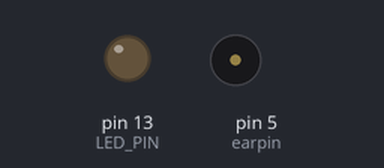
This sketch was run on a simulated Arduino Uno, built with avr-gcc and run on an emulated ATmega328P. Parts: output pins drawn as LEDs (lit = HIGH), buzzer (waves = sounding). Random numbers use the default seed unless the sketch sets one.

Above: at 0.1 s.
At 36.3 s:
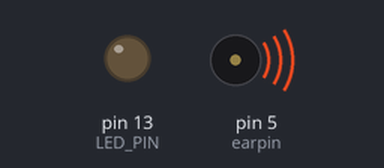
Timing chart, 0 to 40.0 s (numbered marks = the images above):
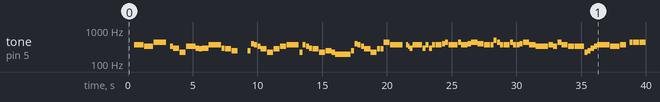

Measured:
- by itself, tone on pin 5 (earpin): plays 370 Hz for 0.71 s, 330 Hz for 0.71 s, 440 Hz for 0.95 s, 330 Hz for 0.24 s, 294 Hz for 0.47 s, 220 Hz for 0.47 s … (100 notes in this stretch)

The sketch:

justMusic.ino
```cpp
//note
#define nB0  31
#define nC1  33
#define nCS1 35
#define nD1  37
#define nDS1 39
#define nE1  41
#define nF1  44
#define nFS1 46
#define nG1  49
#define nGS1 52
#define nA1  55
#define nAS1 58
#define nB1  62
#define nC2  65
#define nCS2 69
#define nD2  73
#define nDS2 78
#define nE2  82
#define nF2  87
#define nFS2 93
#define nG2  98
#define nGS2 104
#define nA2  110
#define nAS2 117
#define nB2  123
#define nC3  131
#define nCS3 139
#define nD3  147
#define nDS3 156
#define nE3  165
#define nF3  175
#define nFS3 185
#define nG3  196
#define nGS3 208
#define nA3  220
#define nAS3 233
#define nB3  247
#define nC4  262
#define nCS4 277
#define nD4  294
#define nDS4 311
#define nE4  330
#define nF4  349
#define nFS4 370
#define nG4  392
#define nGS4 415
#define nA4  440
#define nAS4 466
#define nB4  494
#define nC5  523
#define nCS5 554
#define nD5  587
#define nDS5 622
#define nE5  659
#define nF5  698
#define nFS5 740
#define nG5  784
#define nGS5 831
#define nA5  880
#define nAS5 932
#define nB5  988
#define nC6  1047
#define nCS6 1109
#define nD6  1175
#define nDS6 1245
#define nE6  1319
#define nF6  1397
#define nFS6 1480
#define nG6  1568
#define nGS6 1661
#define nA6  1760
#define nAS6 1865
#define nB6  1976
#define nC7  2093
#define nCS7 2217
#define nD7  2349
#define nDS7 2489
#define nE7  2637
#define nF7  2794
#define nFS7 2960
#define nG7  3136
#define nGS7 3322
#define nA7  3520
#define nAS7 3729
#define nB7  3951
#define nC8  4186
#define nCS8 4435
#define nD8  4699
#define nDS8 4978
#define rest 0

//blink variable
#define LED_PIN 13
bool blinkState=false;
int dt=1000;

//earphone variable
int bpm=120;
int songBpm[]={104,168,119};
#define earpin 5
#define songCount 3 //kalau jumlahnya diubh, ubh jg fungsi chooseSong(int choosed) dan array songLength[]

const PROGMEM int song0[]={0,4,
  //twinkle twinkle little star
  nC4,4, nC4,4, nG4,4, nG4,4, nA4,4, nA4,4, nG4,2,  nF4,4, nF4,4, nE4,4, nE4,4, nD4,4, nD4,4, nC4,2,
  nG4,4, nG4,4, nF4,4, nF4,4, nE4,4, nE4,4, nD4,2,  nG4,4, nG4,4, nF4,4, nF4,4, nE4,4, nE4,4, nD4,2,
  nC4,4, nC4,4, nG4,4, nG4,4, nA4,4, nA4,4, nG4,2,  nF4,4, nF4,4, nE4,4, nE4,4, nD4,4, nD4,4, nC4,2,
0,4};

const PROGMEM int song1[] = {0,4,
  // Super Mario Bros theme
  nE5,8, nE5,8, rest,8, nE5,8, rest,8, nC5,8, nE5,8, //1
  nG5,4, rest,4, nG4,8, rest,4,
  nC5,-4, nG4,8, rest,4, nE4,-4, // 3
  nA4,4, nB4,4, nAS4,8, nA4,4,
  nG4,-8, nE5,-8, nG5,-8, nA5,4, nF5,8, nG5,8,
  rest,8, nE5,4,nC5,8, nD5,8, nB4,-4,
  nC5,-4, nG4,8, rest,4, nE4,-4, // repeats from 3
  nA4,4, nB4,4, nAS4,8, nA4,4,
  nG4,-8, nE5,-8, nG5,-8, nA5,4, nF5,8, nG5,8,
  rest,8, nE5,4,nC5,8, nD5,8, nB4,-4,


  rest,4, nG5,8, nFS5,8, nF5,8, nDS5,4, nE5,8,//7
  rest,8, nGS4,8, nA4,8, nC4,8, rest,8, nA4,8, nC5,8, nD5,8,
  rest,4, nDS5,4, rest,8, nD5,-4,
  nC5,2, rest,2,

  rest,4, nG5,8, nFS5,8, nF5,8, nDS5,4, nE5,8,//repeats from 7
  rest,8, nGS4,8, nA4,8, nC4,8, rest,8, nA4,8, nC5,8, nD5,8,
  rest,4, nDS5,4, rest,8, nD5,-4,
  nC5,2, rest,2,

  nC5,8, nC5,4, nC5,8, rest,8, nC5,8, nD5,4,//11
  nE5,8, nC5,4, nA4,8, nG4,2,

  nC5,8, nC5,4, nC5,8, rest,8, nC5,8, nD5,8, nE5,8,//13
  rest,1,
  nC5,8, nC5,4, nC5,8, rest,8, nC5,8, nD5,4,
  nE5,8, nC5,4, nA4,8, nG4,2,
  nE5,8, nE5,8, rest,8, nE5,8, rest,8, nC5,8, nE5,4,
  nG5,4, rest,4, nG4,4, rest,4,
  nC5,-4, nG4,8, rest,4, nE4,-4, // 19

  nA4,4, nB4,4, nAS4,8, nA4,4,
  nG4,-8, nE5,-8, nG5,-8, nA5,4, nF5,8, nG5,8,
  rest,8, nE5,4, nC5,8, nD5,8, nB4,-4,

  nC5,-4, nG4,8, rest,4, nE4,-4, // repeats from 19
  nA4,4, nB4,4, nAS4,8, nA4,4,
  nG4,-8, nE5,-8, nG5,-8, nA5,4, nF5,8, nG5,8,
  rest,8, nE5,4, nC5,8, nD5,8, nB4,-4,

  nE5,8, nC5,4, nG4,8, rest,4, nGS4,4,//23
  nA4,8, nF5,4, nF5,8, nA4,2,
  nD5,-8, nA5,-8, nA5,-8, nA5,-8, nG5,-8, nF5,-8,

  nE5,8, nC5,4, nA4,8, nG4,2, //26
  nE5,8, nC5,4, nG4,8, rest,4, nGS4,4,
  nA4,8, nF5,4, nF5,8, nA4,2,
  nB4,8, nF5,4, nF5,8, nF5,-8, nE5,-8, nD5,-8,
  nC5,8, nE4,4, nE4,8, nC4,2,

  nE5,8, nC5,4, nG4,8, rest,4, nGS4,4,//repeats from 23
  nA4,8, nF5,4, nF5,8, nA4,2,
  nD5,-8, nA5,-8, nA5,-8, nA5,-8, nG5,-8, nF5,-8,

  nE5,8, nC5,4, nA4,8, nG4,2, //26
  nE5,8, nC5,4, nG4,8, rest,4, nGS4,4,
  nA4,8, nF5,4, nF5,8, nA4,2,
  nB4,8, nF5,4, nF5,8, nF5,-8, nE5,-8, nD5,-8,
  nC5,8, nE4,4, nE4,8, nC4,2,
  nC5,8, nC5,4, nC5,8, rest,8, nC5,8, nD5,8, nE5,8,
  rest,1,

  nC5,8, nC5,4, nC5,8, rest,8, nC5,8, nD5,4, //33
  nE5,8, nC5,4, nA4,8, nG4,2,
  nE5,8, nE5,8, rest,8, nE5,8, rest,8, nC5,8, nE5,4,
  nG5,4, rest,4, nG4,4, rest,4,
  nE5,8, nC5,4, nG4,8, rest,4, nGS4,4,
  nA4,8, nF5,4, nF5,8, nA4,2,
  nD5,-8, nA5,-8, nA5,-8, nA5,-8, nG5,-8, nF5,-8,

  nE5,8, nC5,4, nA4,8, nG4,2, //40
  nE5,8, nC5,4, nG4,8, rest,4, nGS4,4,
  nA4,8, nF5,4, nF5,8, nA4,2,
  nB4,8, nF5,4, nF5,8, nF5,-8, nE5,-8, nD5,-8,
  nC5,8, nE4,4, nE4,8, nC4,2,

  //game over sound
  nC5,-4, nG4,-4, nE4,4, //45
  nA4,-8, nB4,-8, nA4,-8, nGS4,-8, nAS4,-8, nGS4,-8,
  nG4,8, nD4,8, nE4,-2,

0,4};

const PROGMEM int song2[]{0,4,
  // FIFTY FIFTY — Cupid Twin Ver.
  nFS4,-4, nE4,-4, nA4,2,
  rest,8, nE4,8, nD4,4, nA3,4,
  nE4,-4, nD4,8, nCS4,8, nD4,4, nFS4,2,
  nD4,8, nCS4,4, nB3,4,

  //bait 1
  rest,-4, nB3,8, nG4,8, nFS4,8, nE4,8, nCS4,4,
  nA3,4, nCS4,4, nE4,4, nFS4,2,
  nA3,8, nFS4,8, nE4,8, nD4,8, nCS4,4,
  nA3,4, nB3,4, nA3,8, nG3,8, nG3,2,

  nB3,8, nG4,8, nFS4,8, nE4,8, nCS4,4,
  nA3,4, nCS4,8, nCS4,8, nA4,4, nFS4,2,
  rest,8, nFS4,16, nE4,16, nD4,8, nFS4,-4,
  nD4,8, nFS4,8, nD4,8, nFS4,8, nFS4,8, nFS4,8, nG4,8,

  //reff
  nA4,8, nFS4,8, nFS4,4, nA4,8, nFS4,8, nFS4,8, nG4,8,
  nA4,8, nA4,8, nG4,8, nG4,8, nFS4,8, nFS4,8, nFS4,8, nB4,8,
  nA4,8, nFS4,8, nFS4,4, nA4,8, nFS4,8, nFS4,8, nG4,8,
  nA4,8, nA4,8, nFS4,8, nFS4,8, nE4,2,

  nFS4,6, nE4,6, nA4,6, nFS4,4, nE4,4,
  nE4,-4, nA3,8, nB3,8, nD4,8, nE4,8, nFS4,8,
  nFS4,-4, nE4,-4, nFS4,4,
  rest,8, nA4,8, nA4,8, nA4,8, nA4,8, nA4,8, nA4,8, nA4,8,

  nB4,4, nFS4,2, rest,4,
  rest,8, nA4,8, nA4,8, nA4,8, nA4,8, nA4,8, nA4,8, nA4,8,
  nB4,4, nFS4,4, nE4,4, rest,4,
  rest,2, nFS4,8, nE4,8, nD4,8, nCS4,8,

  nB3,4, nD4,4, nE4,4, nFS4,8, nA4,4,
  nA4,8, nFS4,8, nE4,8, nE4,8, nA3,8, rest,8, nCS5,-4,
  nD5,8, nA4,-4, nB4,8, nFS4,2,
  rest,8, rest,2,

  //bait 2 (sounds weird)
  rest,-4, nB3,8, nG4,8, nFS4,8, nE4,8, nCS4,4,
  nA3,4, nCS4,4, nE4,4, nFS4,2,
  nA3,8, nFS4,8, nE4,8, nD4,8, nCS4,4,
  nD4,8, nCS4,4, nB3,4,

  nE4,12, nFS4,12, nD4,12, nE4,12, nFS4,12, nD4,12, nFS4,4, nFS5,8, nA3,8,
  nE4,12, nFS4,12, nD4,12, nE4,12, nFS4,12, nD4,12, nE4,8, nA3,4, nA3,8,
  nE4,12, nFS4,12, nD4,12, nE4,12, nFS4,12, nD4,12, nFS4,8, nA4,8, nFS4,8, nE4,8,
  nFS4,8, nD4,4, nA4,4, nFS4,8, nFS4,8, nG4,8,

  //reff
  nA4,8, nFS4,8, nFS4,4, nA4,8, nFS4,8, nFS4,8, nG4,8,
  nA4,8, nA4,8, nG4,8, nG4,8, nFS4,8, nFS4,8, nFS4,8, nB4,8,
  nA4,8, nFS4,8, nFS4,4, nA4,8, nFS4,8, nFS4,8, nG4,8,
  nA4,8, nA4,8, nFS4,8, nFS4,8, nE4,2,

  nFS4,6, nE4,6, nA4,6, nFS4,4, nE4,4,
  nE4,-4, nA3,8, nB3,8, nD4,8, nE4,8, nFS4,8,
  nFS4,-4, nE4,-4, nFS4,4,
  rest,8, nA4,8, nA4,8, nA4,8, nA4,8, nA4,8, nA4,8, nA4,8,

  nB4,4, nFS4,2, rest,4,
  rest,8, nA4,8, nA4,8, nA4,8, nA4,8, nA4,8, nA4,8, nA4,8,
  nB4,4, nFS4,4, nE4,4, rest,4,
  rest,2, nFS4,8, nE4,8, nD4,8, nCS4,8,

  nB3,4, nD4,4, nE4,4, nFS4,8, nA4,4,
  nA4,8, nFS4,8, nE4,8, nE4,8, nA3,8, rest,8, nCS5,-4,
  nD5,8, nA4,-4, nB4,8, nFS4,2,
  rest,8, rest,2,

  //bridge? (sounds weird)
  nD5,2, rest,8, nFS5,4, nE5,4,
  nD5,8, rest,-2,
  nFS5,4, nFS5,4, nE5,4, nFS5,8, nA5,-4,
  nFS5,8, nE5,4, nD5,4, nB4,2,

  rest,8, rest,2,
  nE5,2, rest,-4, nCS5,-4,
  nD5,8, nA4,-4, nB4,8, nFS4,4,
  nFS4,4, nFS4,2, rest,8,

  //bait 3
  nFS4,-4, nE4,-4, nA4,2,
  rest,8, nFS4,8, nE4,8, nA3,8, nA3,4,
  nE4,-4, nD4,8, nCS4,8, nD4,4, nE4,2,
  nD4,8, nCS4,8, nB3,8, nB3,4,

  nFS4,-4, nE4,-4, nA4,2,
  rest,8, nFS4,8, nE4,4, nA3,8, nD4,2,
  nFS4,8, nE4,8, nA3,4, nE4,2,
  nD4,2, rest,8,

  //reff
  rest,8, nA4,8, nA4,8, nA4,8, nA4,8, nA4,8, nA4,8, nA4,8,
  nB4,4, nFS4,-4, nB4,4, nFS4,4,
  nA4,8, nA4,8, nA4,8, nA4,8, nA4,8, nA4,8, nA4,8,
  nB4,4, nFS4,4, nE4,4, nFS4,8, nB4,-4,

  nFS4,8, nE4,8, nFS4,8, nE4,8, nD4,8, nCS4,8,
  nB3,4, nD4,4, nE4,4, nFS4,8, nA4,4,
  nA4,8, nFS4,8, nE4,8, nE4,8, nA3,8, rest,8, nCS5,-4,
  nD5,8, nA4,-4, nB4,8, nFS4,4,

  //reff repetition
  nA4,8, nFS4,8, nA4,8, nFS4,8, nA4,8, nFS4,8, nA4,8,
  nB4,4, nFS4,-4, nB4,4, nFS4,4,
  nA4,8, nA4,8, nA4,8, nA4,8, nA4,8, nA4,8, nA4,8,
  nB4,4, nFS4,4, nE4,4, nFS4,8, nB4,-4,

  nFS4,8, nE4,8, nFS4,8, nE4,8, nD4,8, nCS4,8,
  nB3,4, nD4,4, nE4,4, nFS4,8, nA4,4,
  nA4,8, nFS4,8, nE4,8, nE4,8, nA3,8, rest,8, nCS5,-4,
  nD5,8, nA4,-4, nB4,8, nFS4,4,

  nFS4,4, nFS4,2, rest,8,
0,4};

int songLength[]={sizeof(song0)/sizeof(int)/2, sizeof(song1)/sizeof(int)/2, sizeof(song2)/sizeof(int)/2};
const int *song=song2;
int choosed=2;

//general variable
int x;
int x0=0;
unsigned long dtick;
unsigned long dtickAVG=60000/bpm;
unsigned long tRef=0;
unsigned long t0=0;

//other variable
int tick=1;

//new variable
unsigned long duration;


void setup() {
  // put your setup code here, to run once:
  //Serial.begin(115200);
  // configure LED for output
  pinMode(LED_PIN, OUTPUT);
  //earphone output
  pinMode(earpin,OUTPUT);

  //baru
  randomSeed(analogRead(0));
}

void loop() {
  // put your main code here, to run repeatedly:
  dtick=dtickAVG;

  if(tick>0){ //earphone output
    dtickAVG=(9*dtickAVG+dtick)/10; //AVG over 10
  }
  if((int)pgm_read_word_near(&song[2*x0+1])>0){
    duration=dtickAVG*4/pgm_read_word_near(&song[2*x0+1]);
  } else{
    duration=dtickAVG*6 / abs((int)pgm_read_word_near(&song[2*x0+1]));
  }
  x=(x0+(millis()-tRef)/duration);
  if(x>=songLength[choosed]){
    x-=songLength[choosed];
    choosed=random(songCount);
    song=chooseSong(choosed);
  }
  if(100*(millis()-tRef)/duration < 95 && pgm_read_word_near(&song[2*x])!=rest){
    tone(earpin,pgm_read_word_near(&song[2*x]));
  } else{
    noTone(earpin);
  }
  if(x!=x0){
      tRef=millis();
      x0=x;
  }

//  blinkState = !blinkState;
//  digitalWrite(LED_PIN, blinkState);
//  //Serial.println(blinkState);
//  delay(dt);
}

const int* chooseSong(int choosed){
    if(choosed==0){
        return song0;
    } else if(choosed==1){
        return song1;
    } else{
        return song2;
    }
}
```
